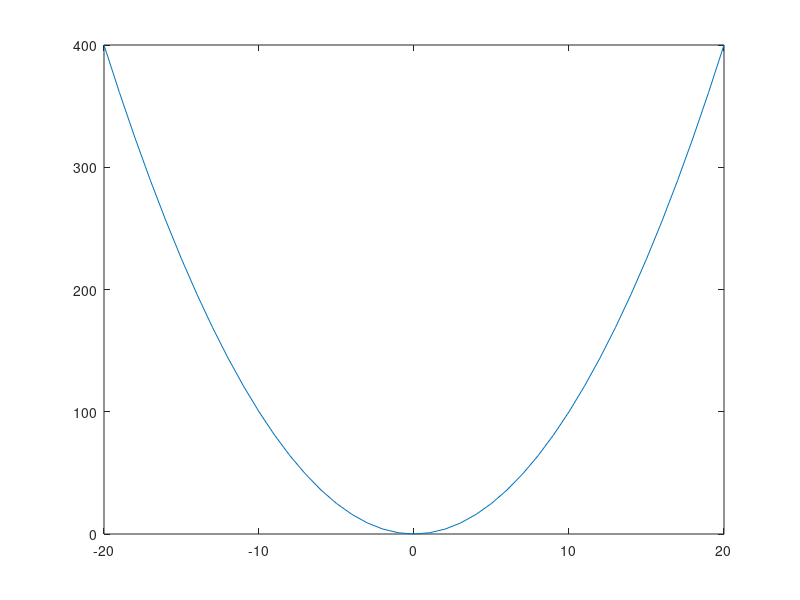

This figure's MATLAB source:
% Script Octave
% Title           :Script para graficar funciones
% Author          :Jose Manuel Arce Salvador
% Date            :20211028
% Version         :1
% Usage           :octave
%                 :Requiere aplicación octave para utilizar su linea de comandos

% funcion g(x) = x^2
x=-20:01:20
% funcion a plotear
fx = (x.^2);

% Dibujar funcion
plot(x,fx)


